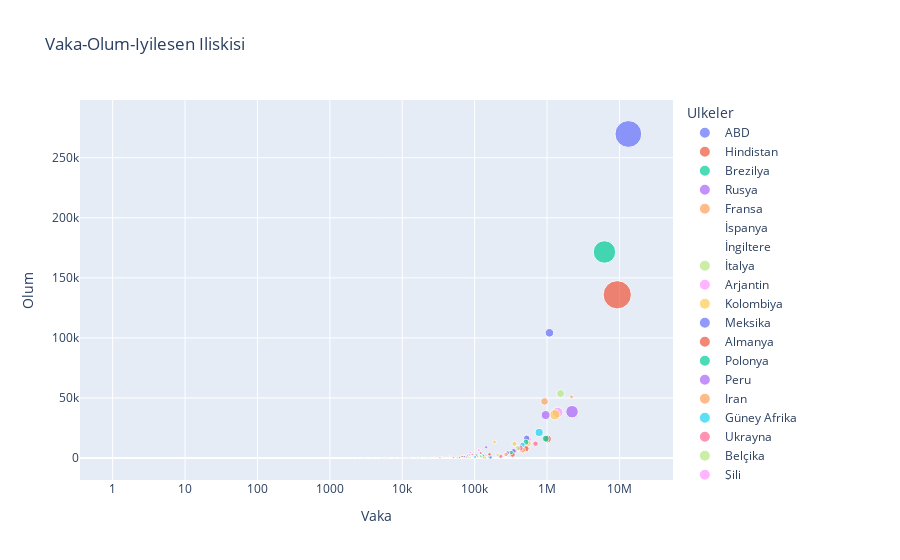

Notebook cell for this chart:
### Code cell
fig = px.scatter(df, x="Vaka", y="Olum",size="Iyilesen", color='Ulkeler', log_x=1,title='Vaka-Olum-Iyilesen Iliskisi')
fig.show()
